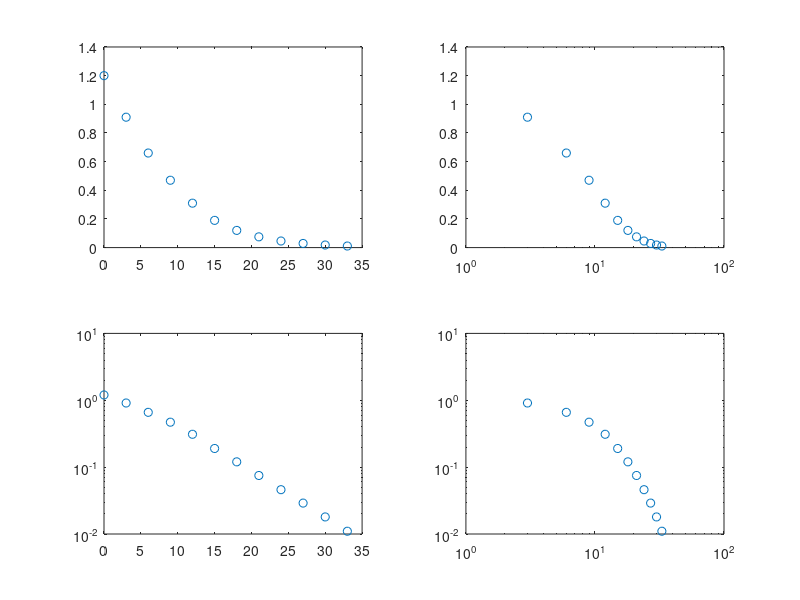
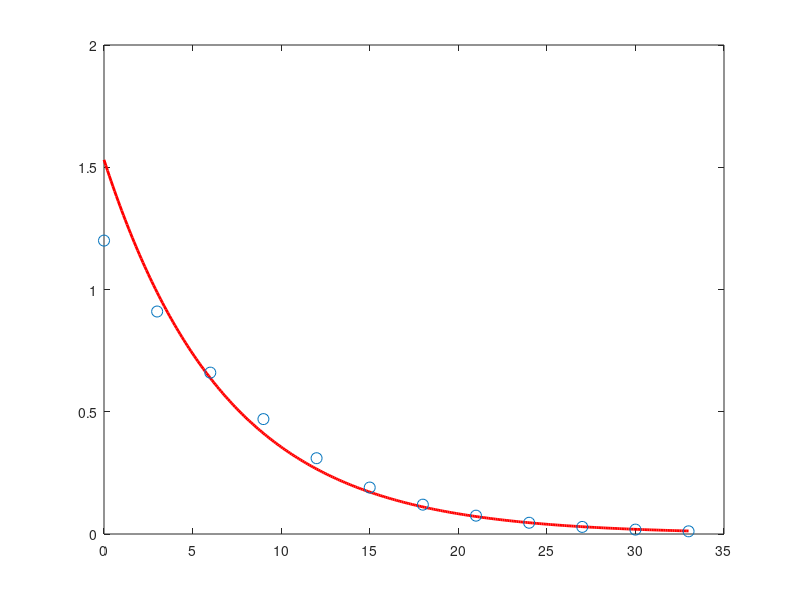

The MATLAB script that drew these images, in order:
clc,clear
H=[0:3:33];
D=[1.2,0.91,0.66,0.47,0.31,0.19,0.12,0.075,0.046,0.029,0.018,0.011];
figure
subplot(2,2,1)
plot(H,D,'o');
subplot(2,2,2)
semilogx(H,D,'o');
subplot(2,2,3)
semilogy(H,D,'o');
subplot(2,2,4)
loglog(H,D,'o');
%Chon x tuyen tinh, y logarit y=b*e^(mx)
p=polyfit(H,log(D),1);
m=p(1);b=exp(p(2));
x=0:0.1:33;
y=@(x)b*exp(m*x);
figure
plot(x,y(x),'-r','linewidth',2);
hold on
plot(H,D,'o','markersize',8);
